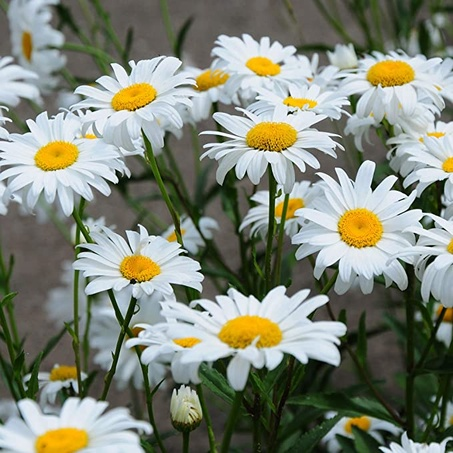
#> input picture Projects/Pencil_Sketch_Photo/flower.jpg, 453 x 453 px, shrunk from 679 x 679 before the run
$ jupyter execute --allow-errors Pencil_Image_Sketch.ipynb   (shell and % lines are left out)
#> lines starting #> are read from the running program, lines starting #| are printed output that depends on the picture
# Convert an Image to Pencil Sketch

Source: https://www.youtube.com/watch?v=X1lDdodZW4A

[cell 1]
import cv2
import matplotlib.pyplot as plt

[cell 2]
img = cv2.imread('flower.jpg') # load a color image
#> img is the input picture: shape (453, 453, 3); mean B, G, R 118.8, 133.5, 128.2
img = cv2.cvtColor(img, cv2.COLOR_BGR2RGB) # convert image from BGR to RGB
plt.figure(figsize=(4,4))
plt.imshow(img)
plt.title("Original Image")
plt.show()

[cell 3]
# convert orginal image to grayscale
img_gray = cv2.cvtColor(img, cv2.COLOR_RGB2GRAY)
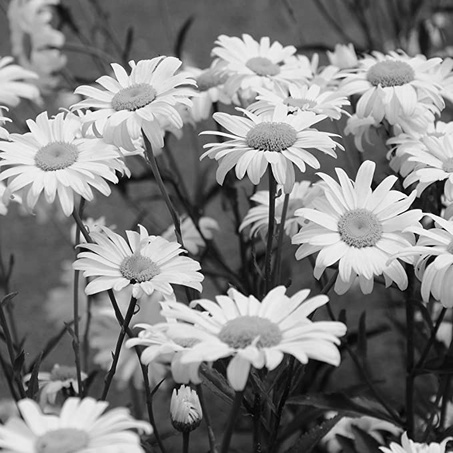
#> img_gray: shape (453, 453); min 1, max 255, mean 130.3
plt.figure(figsize=(4,4))
plt.imshow(img_gray, cmap="gray")
plt.title("GrayScale Image")
plt.show()

[cell 4]
# Inverting the image
img_invert = cv2.bitwise_not(img_gray)
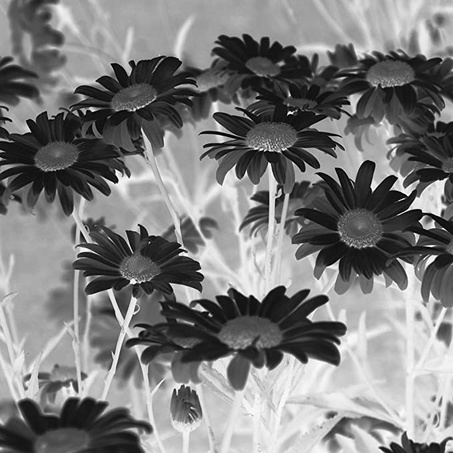
#> img_invert: shape (453, 453); min 0, max 254, mean 124.7
plt.figure(figsize = (4,4))
plt.imshow(img_invert, cmap="gray")
plt.title("Inverted Image")
plt.axis("off")
plt.show()

[cell 5]
# Smoothing the image
img_smoothing = cv2.GaussianBlur(img_invert, (61,61), sigmaX=0, sigmaY=0)
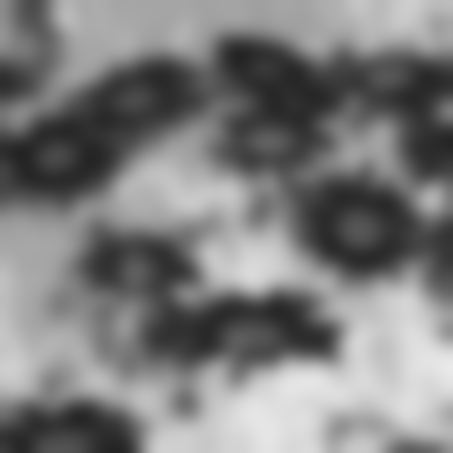
#> img_smoothing: shape (453, 453); min 35, max 233, mean 124.7
plt.figure(figsize = (4,4))
plt.imshow(img_smoothing, cmap="gray")
plt.title("Blur Image")
plt.axis("off")
plt.show()

[cell 6]
# Converting the image to pencil sketch
final_image = cv2.divide(img_gray, 255-img_smoothing, scale=255)
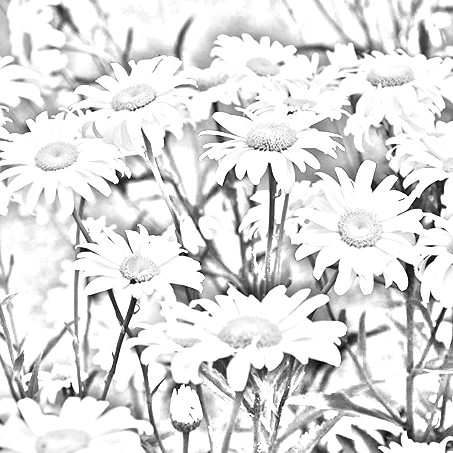
#> final_image: shape (453, 453); min 2, max 255, mean 222.2
plt.figure(figsize = (4,4))
plt.imshow(final_image, cmap="gray")
plt.title("Final Sketch Image")
plt.axis("off")
plt.show()

# Combine all steps above in the sketch_image( ) function

[cell 7]
import cv2
def sketch_image(path, pixel):
    # Load HEIC image using pyheif
#> called with path = 'city.jpeg', pixel = (171, 171)
    img = cv2.imread(path)
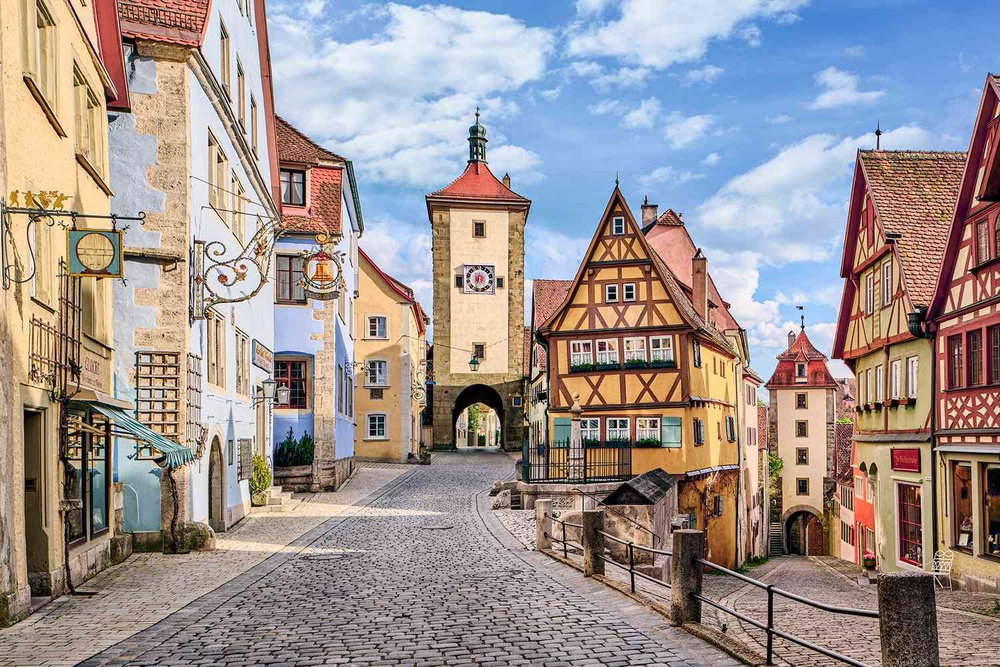
#> input picture Projects/Pencil_Sketch_Photo/city.jpeg, 1000 x 667 px, shrunk from 1500 x 1000 before the run
#> img is the input picture: shape (667, 1000, 3); mean B, G, R 145.9, 147.5, 158.1
    grey_filter = cv2.cvtColor(img, cv2.COLOR_BGR2GRAY) # convert image from BGR to gray
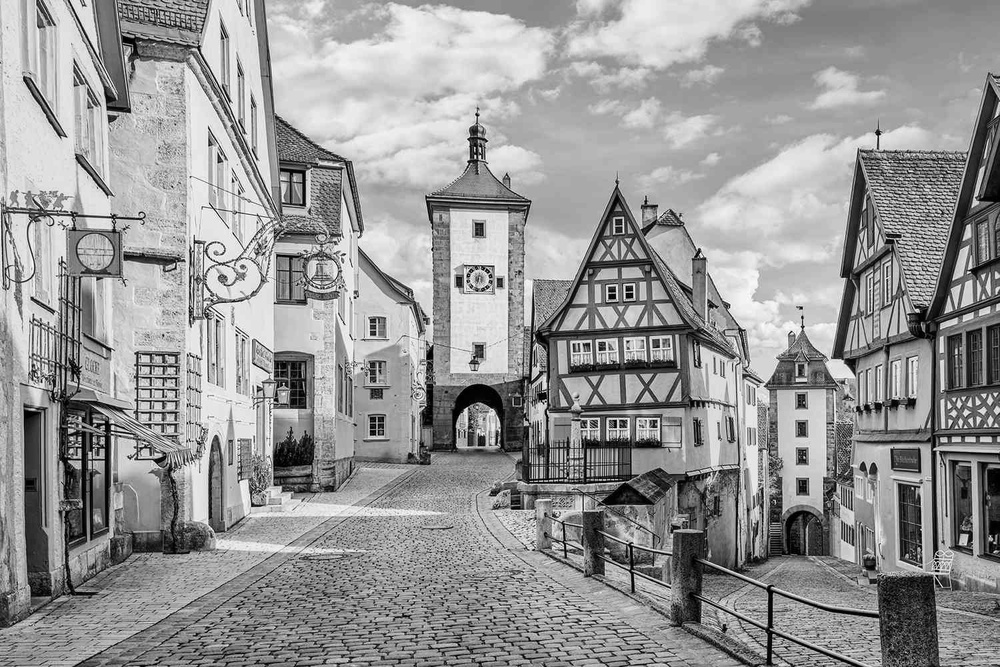
#> grey_filter: shape (667, 1000); min 0, max 255, mean 150.5
    invert = cv2.bitwise_not(grey_filter)
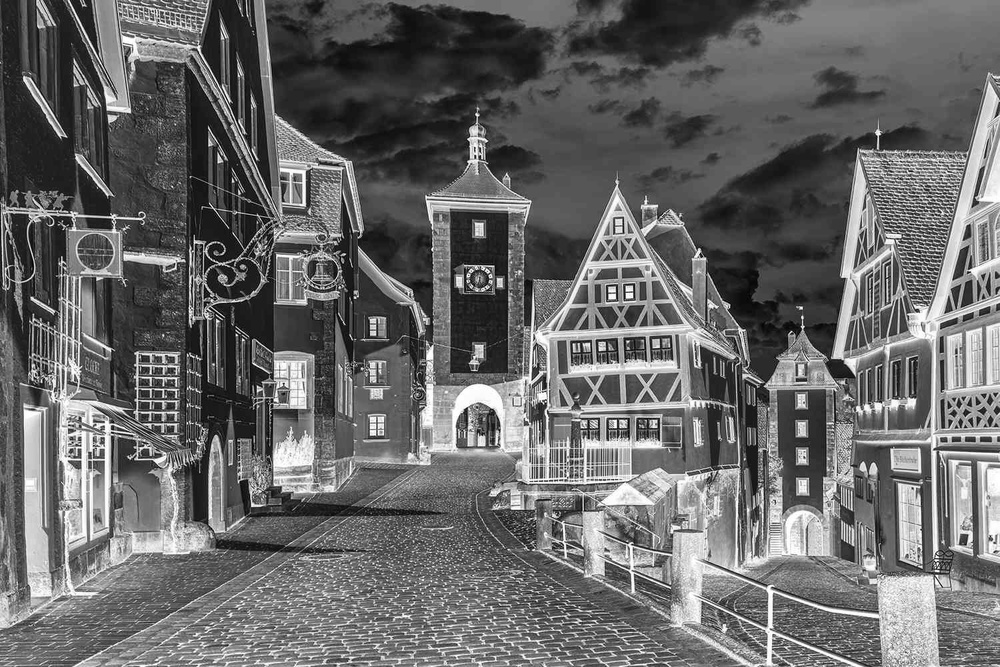
#> invert: shape (667, 1000); min 0, max 255, mean 104.5
    blur = cv2.GaussianBlur(invert, pixel, 0)
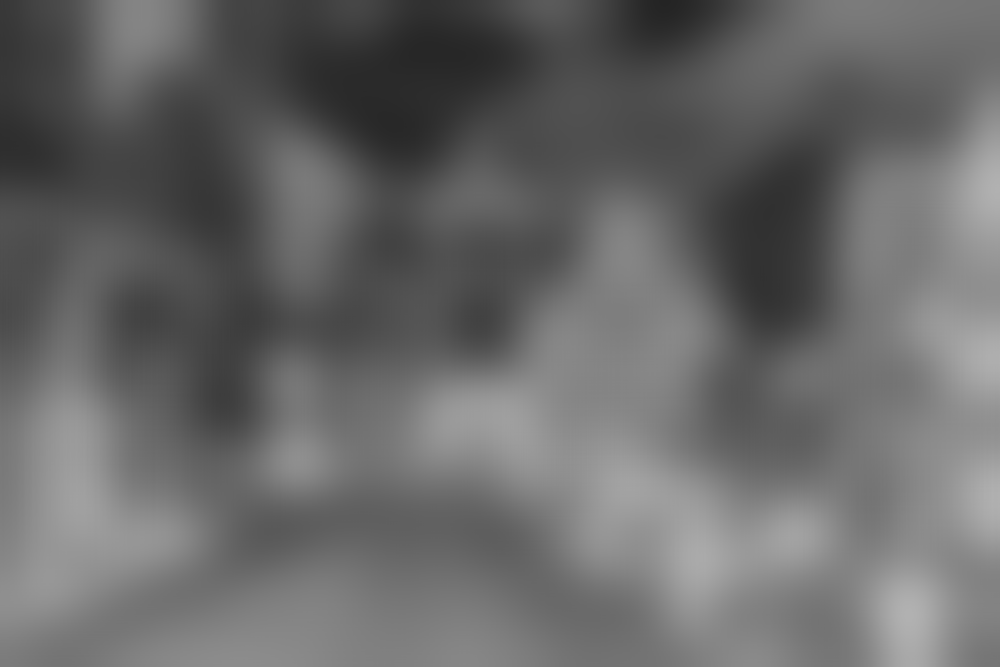
#> blur: shape (667, 1000); min 36, max 177, mean 104.5
    invertedBlur = cv2.bitwise_not(blur)
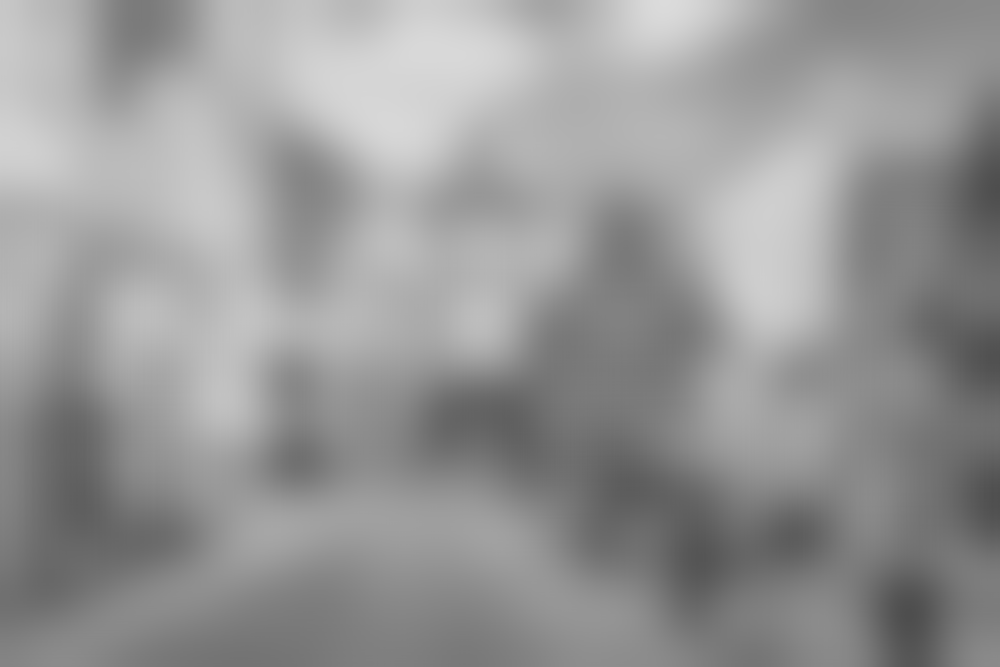
#> invertedBlur: shape (667, 1000); min 78, max 219, mean 150.5
    sketch_filter = cv2.divide(grey_filter, invertedBlur, scale=256.0)
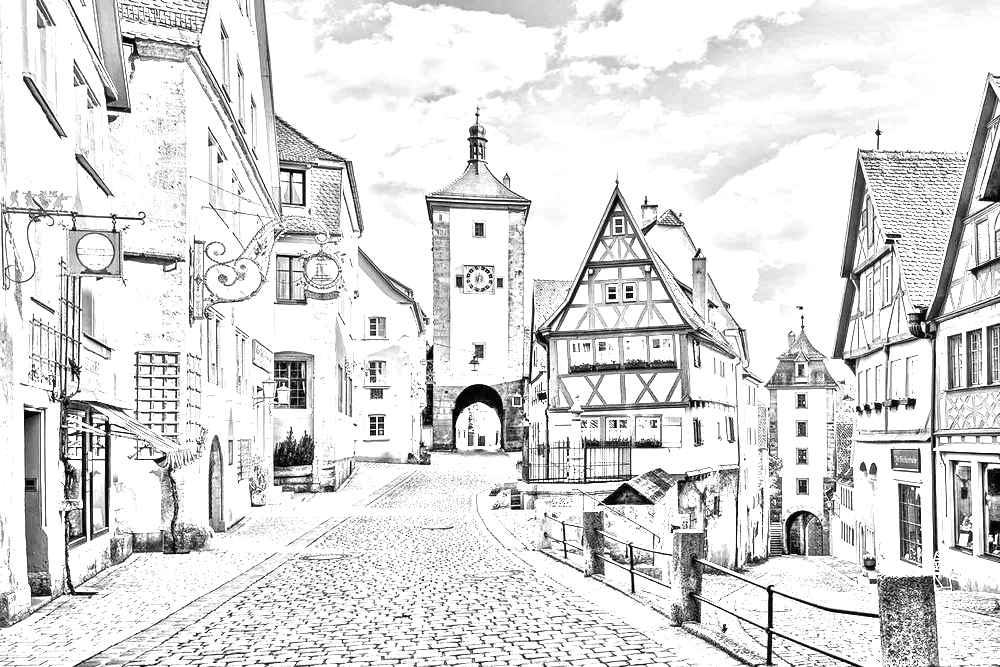
#> sketch_filter: shape (667, 1000); min 0, max 255, mean 220.1
    # cv2.imwrite("ouput.png", sketch_filter)

    plt.figure(figsize = (10,10))
    plt.imshow(sketch_filter, cmap="gray")
    title = path[:path.index(".")].title()
    plt.title(f"Final Sketch {title}")
    plt.axis("off")
    plt.show()
    export_image(title+"_sketch.png", )

def export_image(file_name, image_data):
    cv2.imwrite(file_name, image_data)

#> (the rest of this cell did not finish here and is left out)
